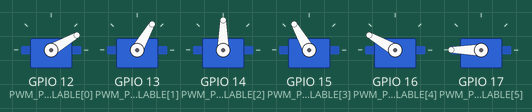
Simulated run of this program. Board: ESP32. On the bench: 6 × servo. What the program prints to the serial monitor is not drawn.

Above: at 0.1 s.
Timing chart, 0 to 1.6 s (numbered marks = the images above):
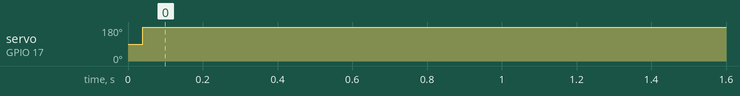

The program:

main.cpp
```cpp
#include <ESP32Servo.h>

const int SERVO_AMOUNT = 6;
const int MIN_MICROSECONDS = 550; // By the book is supposed to be 500, the values being set are a result of experimental tests from the author of the library
const int MAX_MICROSECONDS = 2350; // By the book is supposed to be 2500, the values being set are a result of experimental tests from the author of the library
const int PWM_FREQUENCY = 50;

// create four servo objects
Servo servo1;
Servo servo2;
Servo servo3;
Servo servo4;
Servo servo5;
Servo servo6;
Servo servo_list[6] = {servo1, servo2, servo3, servo4, servo5, servo6};

const char PWM_PINS_AVAILABLE[] = { 12, 13, 14, 15, 16, 17 };

void setup() {
	Serial.begin(9600);

	for (int servo_index=0; servo_index<6; servo_index++){
		servo_list[servo_index].setPeriodHertz(PWM_FREQUENCY);
		servo_list[servo_index].attach(PWM_PINS_AVAILABLE[servo_index], MIN_MICROSECONDS, MAX_MICROSECONDS);
	}
}

void loop() {
	// If serial instruction is available
		// Check that instruction is valid
		int q[6] = {30, 60, 90, 120, 150, 180};
		// Iterate through each value in the q array and assign it to the right servo
		for(int i=0; i<SERVO_AMOUNT; i++){
			int angle = q[i];
			servo_list[i].write(angle);
			Serial.print("Servo #");
			Serial.print(i);
			Serial.print(" set to ");
			Serial.print(angle);
			Serial.println();
		}
}


/* THIS SECTION IS MODIFIED CODE IN AN ATTEMPT TO MAKE IT MORE DYNAMIC (TAKE ROBOT JOINTS AND TYPES AND ALL OTHER VARIABLES OF THE SYSTEM FROM A SERIAL INSTRUCTION)
CODE ABOVE IS MOSTLY HARDCODED TO GET IT TO WORK :)

#include <ESP32Servo.h>

const int MAX_SERVO_AMOUNT = 6;
const char PWM_PINS_AVAILABLE[] = { 12, 13, 14, 15, 16, 17 }; // PWM pins in ESP32 that will be used to communicate with the servoes
const int MIN_MICROSECONDS = 500;
const int MAX_MICROSECONDS = 2500;
const int PWM_FREQUENCY = 50;

Servo* servo_list[MAX_SERVO_AMOUNT];

int array_length(Servo* servo_array[]){
	int array_length = sizeof(servo_array) / sizeof(Servo*);
	return array_length;
}

bool register_servos(int servo_amount){

	if (servo_amount > MAX_SERVO_AMOUNT){ return false; }

	for (int i=0; i<servo_amount; i++){
		// Create a servo object
		Servo* s = new Servo;

		// Set up servo variables
		s->setPeriodHertz(PWM_FREQUENCY);
		s->attach(PWM_PINS_AVAILABLE[i], MIN_MICROSECONDS, MAX_MICROSECONDS);

		// Append it to the list of servoes
		servo_list[i] = s;

		// Serial message of feedback for what was done
		Serial.print("Servo #");
		Serial.print(i+1);
		Serial.print(" registered");
		Serial.println();
	}
	return true;
}

// create four servo objects
// Servo servo1;
// Servo servo2;
// Servo servo3;
// Servo servo4;
// Servo servo5;

// These are all GPIO pins on the ESP32
// Recommended pins include 2,4,12-19,21-23,25-27,32-33
// int servo1Pin = 15;
// int servo2Pin = 16;

int angles[13] = {0, 30, 60, 90, 120, 150, 180, 150, 120, 90, 60, 30, 0};
int position_delay = 1000;

void setup() {
	Serial.begin(9600);
	// servo1.setPeriodHertz(50);      // Standard 50hz servo
	// servo2.setPeriodHertz(50);      // Standard 50hz servo
	// servo1.attach(servo1Pin, MIN_MICROSECONDS, MAX_MICROSECONDS);
	// servo2.attach(servo2Pin, MIN_MICROSECONDS, MAX_MICROSECONDS);
	register_servos(2); // This number comes from a serial command given by the computer
}

void loop() {
	// =================== SERVO #1 SWEEP ===================
	// for (int i=0; i < 13; i++) {
	// 	servo1.write(angles[i]);
	// 	delay(position_delay);
	// }

	// =================== SERVO #2 SWEEP ===================
	// for (int i=0; i < 13; i++) {
	// 	servo2.write(angles[i]);
	// 	delay(position_delay);
	// }

	for (int angle_index=0; angle_index<13; angle_index++){
		for (int servo_index=0; servo_index<2; servo_index++){
			servo_list[servo_index]->write(angles[angle_index]);
		}
		delay(position_delay);
	}

	delay(1000);
}

*/
```

Measured:
- by itself, servo on GPIO 17 (PWM_PINS_AVAILABLE[5]): 90° → 180° at 0.04 s
